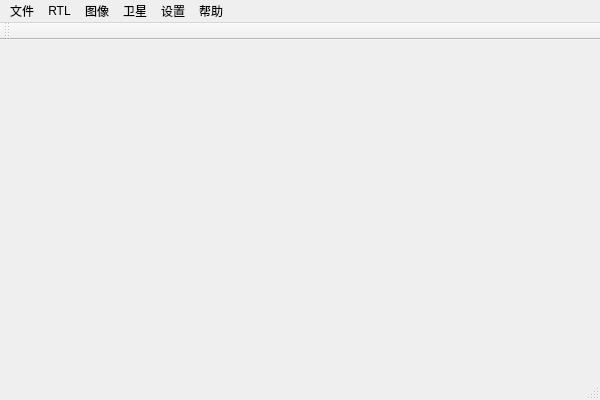
<?xml version="1.0" encoding="UTF-8"?>
<ui version="4.0">
 <class>MainWindowClass</class>
 <widget class="QMainWindow" name="MainWindowClass">
  <property name="geometry">
   <rect>
    <x>0</x>
    <y>0</y>
    <width>600</width>
    <height>400</height>
   </rect>
  </property>
  <property name="windowTitle">
   <string>MainWindow</string>
  </property>
  <property name="windowIcon">
   <iconset resource="mainwindow.qrc">
    <normaloff>:/icon/Resources/sdrcloud.ico</normaloff>:/icon/Resources/sdrcloud.ico</iconset>
  </property>
  <property name="iconSize">
   <size>
    <width>256</width>
    <height>256</height>
   </size>
  </property>
  <widget class="QWidget" name="centralWidget"/>
  <widget class="QMenuBar" name="menuBar">
   <property name="geometry">
    <rect>
     <x>0</x>
     <y>0</y>
     <width>600</width>
     <height>26</height>
    </rect>
   </property>
   <widget class="QMenu" name="menuFile">
    <property name="title">
     <string>文件</string>
    </property>
    <addaction name="actDebug"/>
   </widget>
   <widget class="QMenu" name="menuRTL">
    <property name="title">
     <string>RTL</string>
    </property>
    <addaction name="actOpenRTL"/>
    <addaction name="actCloseRTL"/>
    <addaction name="actDebug"/>
   </widget>
   <widget class="QMenu" name="menuImage">
    <property name="title">
     <string>图像</string>
    </property>
    <addaction name="actOpenImgWindow"/>
    <addaction name="actDebug"/>
   </widget>
   <widget class="QMenu" name="menuSate">
    <property name="title">
     <string>卫星</string>
    </property>
    <addaction name="actDebug"/>
   </widget>
   <widget class="QMenu" name="menuConfig">
    <property name="title">
     <string>设置</string>
    </property>
    <addaction name="actDebug"/>
   </widget>
   <widget class="QMenu" name="menuHelp">
    <property name="title">
     <string>帮助</string>
    </property>
    <addaction name="actDebug"/>
   </widget>
   <addaction name="menuFile"/>
   <addaction name="menuRTL"/>
   <addaction name="menuImage"/>
   <addaction name="menuSate"/>
   <addaction name="menuConfig"/>
   <addaction name="menuHelp"/>
  </widget>
  <widget class="QToolBar" name="mainToolBar">
   <attribute name="toolBarArea">
    <enum>TopToolBarArea</enum>
   </attribute>
   <attribute name="toolBarBreak">
    <bool>false</bool>
   </attribute>
  </widget>
  <widget class="QStatusBar" name="statusBar"/>
  <action name="actDebug">
   <property name="icon">
    <iconset resource="mainwindow.qrc">
     <normaloff>:/icon/Resources/ASX_Cancel_blue_16x.png</normaloff>:/icon/Resources/ASX_Cancel_blue_16x.png</iconset>
   </property>
   <property name="text">
    <string>debug</string>
   </property>
   <property name="toolTip">
    <string>仅用于测试</string>
   </property>
  </action>
  <action name="actOpenRTL">
   <property name="text">
    <string>打开RTL设备...</string>
   </property>
   <property name="toolTip">
    <string>打开一个RTL设备</string>
   </property>
  </action>
  <action name="actCloseRTL">
   <property name="enabled">
    <bool>false</bool>
   </property>
   <property name="text">
    <string>关闭RTL设备</string>
   </property>
   <property name="toolTip">
    <string>关闭打开的RTL设备</string>
   </property>
  </action>
  <action name="actOpenImgWindow">
   <property name="text">
    <string>打开图像窗口...</string>
   </property>
   <property name="toolTip">
    <string>打开图像窗口</string>
   </property>
  </action>
 </widget>
 <layoutdefault spacing="6" margin="11"/>
 <resources>
  <include location="mainwindow.qrc"/>
 </resources>
 <connections/>
</ui>
